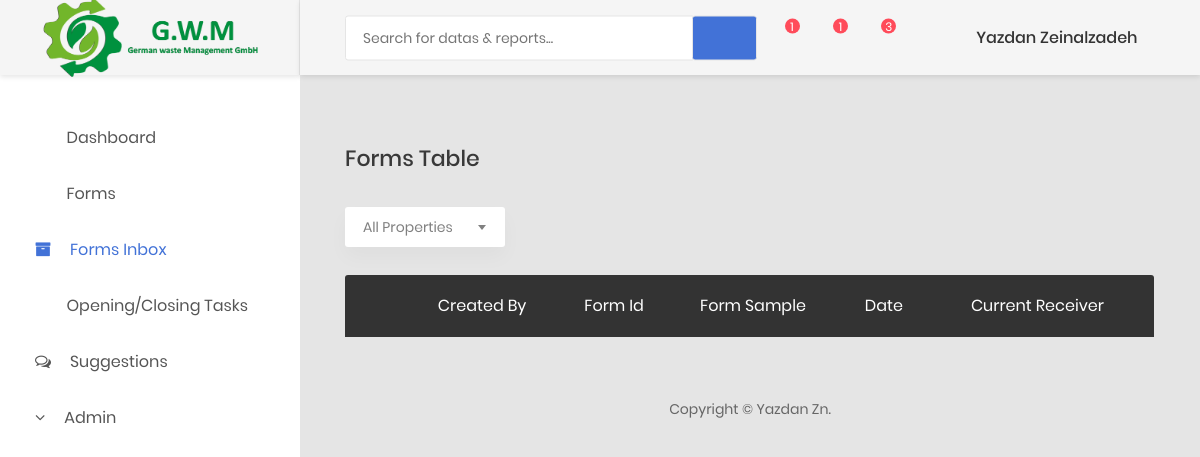
Before: /dashboard/forms-inbox/ (signed in) with the older database file.
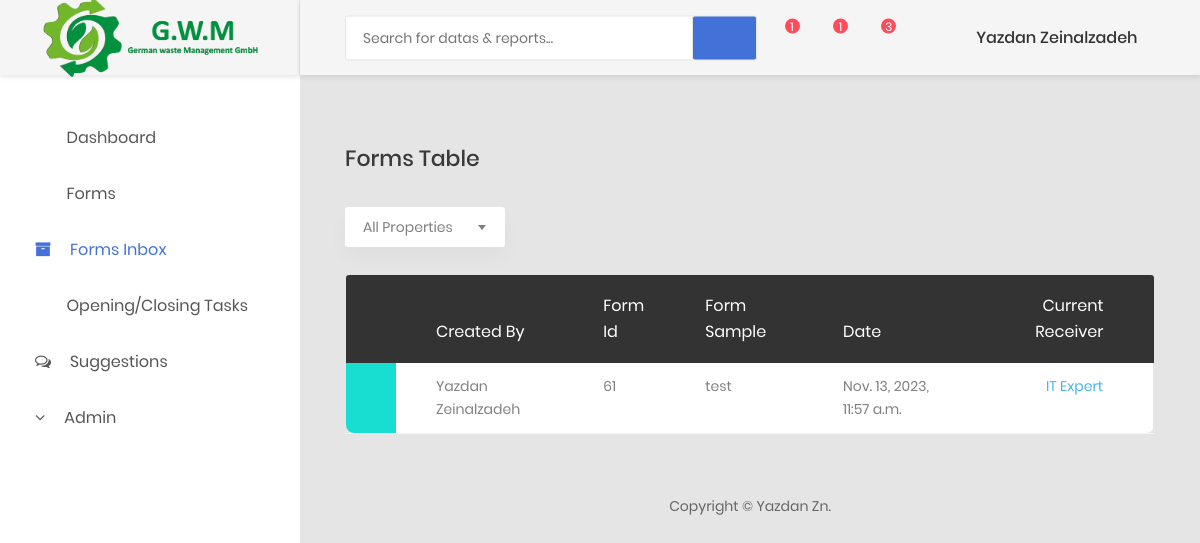
After: the same page with the newer database file.
### dashboard/models.py (models this page shows, shortened)
class UserForm(models.Model):
    created_by = models.ForeignKey("User", related_name='created_by' , on_delete=models.CASCADE)
    sample = models.ForeignKey("FormSample",related_name ="sample", on_delete=models.CASCADE)
    title = models.CharField(max_length=50)
    date = models.DateTimeField(auto_now_add=True)
    STATUS_CHOICES = (
        ('og','On Going'),
        ('edit','Must Be Edited'),
        ('sm', 'Submitted'),
        ('dc','Declined')
    )
    status = models.CharField(max_length=50,choices=STATUS_CHOICES,null=True,blank=True)
    fields = models.JSONField(null=True) # Type: Value
    current_transition = models.OneToOneField(FormTransition, on_delete=models.CASCADE,null=True)
    all_transitions = models.ManyToManyField(FormTransition,related_name ="all_transitions")

class FormSample(models.Model):
    title = models.CharField(max_length=50)
    description = models.TextField()
    fields = models.JSONField(null=True) # Type: , Value:
    transitions = models.JSONField(null=True)
    theme_color = models.CharField(null=True,max_length=50)

class User(AbstractUser):
    email = models.CharField(max_length=80,unique=True)
    username = models.CharField(max_length=45,unique=True)
    first_name = models.CharField(max_length=45)
    last_name =  models.CharField(max_length=45)
    role = models.CharField(max_length=45, choices=ROLES)
    department = models.ForeignKey("Department",on_delete=models.SET_NULL, null=True)
    USERNAME_FIELD="username"
    REQUIRED_FIELDS=['email',"first_name","last_name","role"]

class FormTransition(models.Model):
    form = models.ForeignKey("UserForm", on_delete=models.CASCADE , null=True)
    receivers_role = models.CharField(max_length=150, choices=ROLES,null=True)
    sign = models.FileField(upload_to='uploads/', null=True)
    next_transition = models.ForeignKey('self', related_name='next', on_delete=models.CASCADE , null=True)
    prev_transition = models.ForeignKey('self', related_name='prev', on_delete=models.CASCADE , null=True)
    sender_user = models.ForeignKey("User", related_name='sender' , on_delete=models.CASCADE, null=True)
    STATUS_CHOICES = (
        ('edit','Must Be Edited'),
        ('sb','Sent Back'),
        ('ac', 'Accepted'),
        ('dc','Declined')
    )
    status = models.CharField(max_length=150,choices=STATUS_CHOICES,default='og',null=True)
    date = models.DateTimeField(auto_now_add=True)
    comment = models.TextField()

### dashboard/views.py (the view, shortened to what this page needs)
# urls.py: path("forms-inbox/", views.dashboard_form_inbox, name="forms-inbox"),
def dashboard_form_inbox(request):
    if not request.user.is_authenticated:
        return redirect("login")
    forms_inbox = list(UserForm.objects.filter(current_transition__receivers_role = request.user.role))
    submitted_forms = list(UserForm.objects.filter(status='sm'))
    if submitted_forms:
        for form in submitted_forms:
            if form.all_transitions.filter(receivers_role=request.user.role):
                forms_inbox.append(form)
    decliend_forms = list(UserForm.objects.filter(status='dc'))
    if decliend_forms:
        for form in decliend_forms:
            if form.all_transitions.filter(receivers_role=request.user.role):
                forms_inbox.append(form)
    if forms_inbox:
        for form in forms_inbox:
            form.fields = form.fields
    return render(request, 'dashboard/forms-inbox.html',{"forms_inbox":forms_inbox,'page':'forms-inbox'})

### dashboard/templates/dashboard/forms-inbox.html (shortened to what this page needs)
{% extends 'dashboard/base.html' %}
{% block content %}
    <div class="row m-t-30">
        <div class="col-md-12">
            <h3 class="title-5 m-b-35">Forms Table</h3>
            <div class="table-data__tool">
                <div class="table-data__tool-left">
                    <div class="rs-select2--light rs-select2--md">
                    </div>
                </div>
            </div>
            <div class="table-responsive m-b-40">
                <table class="table table-borderless table-data3">
                    <thead>
                        <tr>
                            <th></th>
                            <th>created by</th>
                            <th>form id</th>
                            <th>form sample</th>
                            <th>date</th>
                            <th>current receiver</th>
                        </tr>
                    </thead>
                    <tbody>
                    {% for form in forms_inbox %}
                        <tr class='clickable-row ' data-toggle="modal" onClick="" data-target="#{{form.id}}" style="cursor:pointer;">
                            <td bgcolor='{{form.sample.theme_color}}'></td>
                            <td >{{ form.created_by.first_name }} {{ form.created_by.last_name }}</td>
                            <td>{{ form.id }} </td>
                            <td>{{ form.sample.title }} </td>
                            <td>{{ form.date }} </td>
                            <td  class="process">{% if  form.status == 'sm'%} <span class="badge badge-success">Submitted</span>
                                {% elif form.status == 'dc'%}<span class="badge badge-danger">Declined</span>
                                {% elif form.status == 'edit'%}<span class="badge badge-warning">Must Be Edited</span>
                                {% else %}{{ form.current_transition.receivers_role }} {% endif %} </td>
                        </tr>
                    {% endfor %}
                    </tbody>
                </table>
            </div>
        </div>
    </div>
{% endblock content %}

Changed rows visible on the page:
added UserForm: created_by.first_name "Yazdan", created_by.last_name "Zeinalzadeh", id "61", sample "test", date "Nov. 13, 2023, 11:57 a.m.", current_transition.receivers_role "IT Expert"
